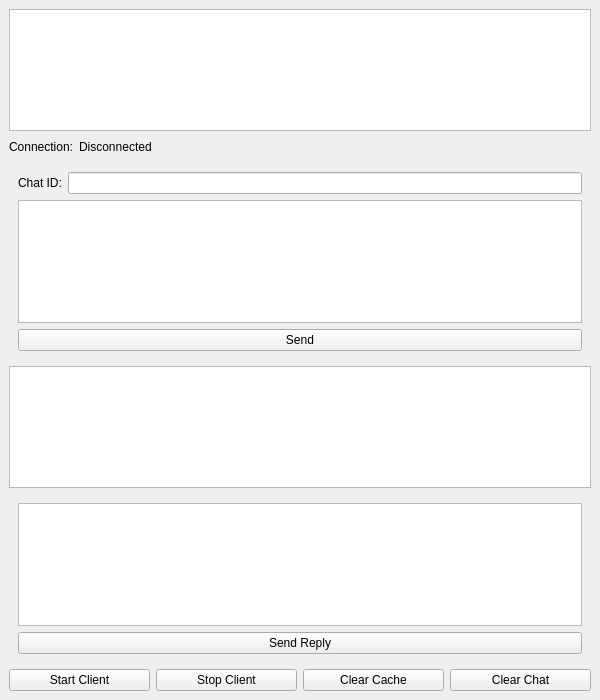
<?xml version="1.0" encoding="UTF-8"?>
<ui version="4.0">
 <class>MainWindow</class>
 <widget class="QMainWindow" name="MainWindow">
  <property name="geometry">
   <rect>
    <x>0</x>
    <y>0</y>
    <width>600</width>
    <height>700</height>
   </rect>
  </property>
  <property name="windowTitle">
   <string>Telegram Client</string>
  </property>
  <widget class="QWidget" name="centralwidget">
   <layout class="QVBoxLayout" name="verticalLayout">
    <item>
     <widget class="QPlainTextEdit" name="log_widget">
      <property name="readOnly">
       <bool>true</bool>
      </property>
     </widget>
    </item>
    <item>
     <layout class="QHBoxLayout" name="horizontalLayout_connection">
      <item>
       <widget class="QLabel" name="connection_label">
        <property name="text">
         <string>Connection:</string>
        </property>
       </widget>
      </item>
      <item>
       <widget class="QLabel" name="connection_status_label">
        <property name="text">
         <string>Disconnected</string>
        </property>
       </widget>
      </item>
      <item>
       <spacer name="horizontalSpacer_connection">
        <property name="orientation">
         <enum>Qt::Horizontal</enum>
        </property>
        <property name="sizeHint" stdset="0">
         <size>
          <width>40</width>
          <height>20</height>
         </size>
        </property>
       </spacer>
      </item>
     </layout>
    </item>
    <item>
        <widget class="QFrame" name="input_frame">
            <layout class="QVBoxLayout" name="input_layout">
                <item>
                    <layout class="QHBoxLayout" name="horizontalLayout_chat_id">
                        <item>
                            <widget class="QLabel" name="chat_id_label">
                                <property name="text">
                                    <string>Chat ID:</string>
                                </property>
                            </widget>
                        </item>
                        <item>
                            <widget class="QLineEdit" name="chat_id_input"/>
                        </item>
                    </layout>
                </item>
                <item>
                    <widget class="QPlainTextEdit" name="message_input"/>
                </item>
                <item>
                    <widget class="QPushButton" name="send_message_button">
                        <property name="text">
                            <string>Send</string>
                        </property>
                    </widget>
                </item>
            </layout>
        </widget>
    </item>
    <item>
     <widget class="QListWidget" name="messages_list"/>
    </item>
    <item>
        <widget class="QFrame" name="reply_frame">
            <layout class="QVBoxLayout" name="reply_layout">
                <item>
                    <widget class="QPlainTextEdit" name="reply_input"/>
                </item>
                <item>
                    <widget class="QPushButton" name="send_reply_button">
                        <property name="text">
                            <string>Send Reply</string>
                        </property>
                    </widget>
                </item>
            </layout>
        </widget>
    </item>
    <item>
     <layout class="QHBoxLayout" name="horizontalLayout_buttons">
      <item>
       <widget class="QPushButton" name="start_button">
        <property name="text">
         <string>Start Client</string>
        </property>
       </widget>
      </item>
      <item>
       <widget class="QPushButton" name="stop_button">
        <property name="text">
         <string>Stop Client</string>
        </property>
       </widget>
      </item>
      <item>
       <widget class="QPushButton" name="clear_cache_button">
        <property name="text">
         <string>Clear Cache</string>
        </property>
       </widget>
      </item>
      <item>
       <widget class="QPushButton" name="clear_chat_button">
        <property name="text">
         <string>Clear Chat</string>
        </property>
       </widget>
      </item>
     </layout>
    </item>
   </layout>
  </widget>
 </widget>
 <resources/>
 <connections/>
</ui>
